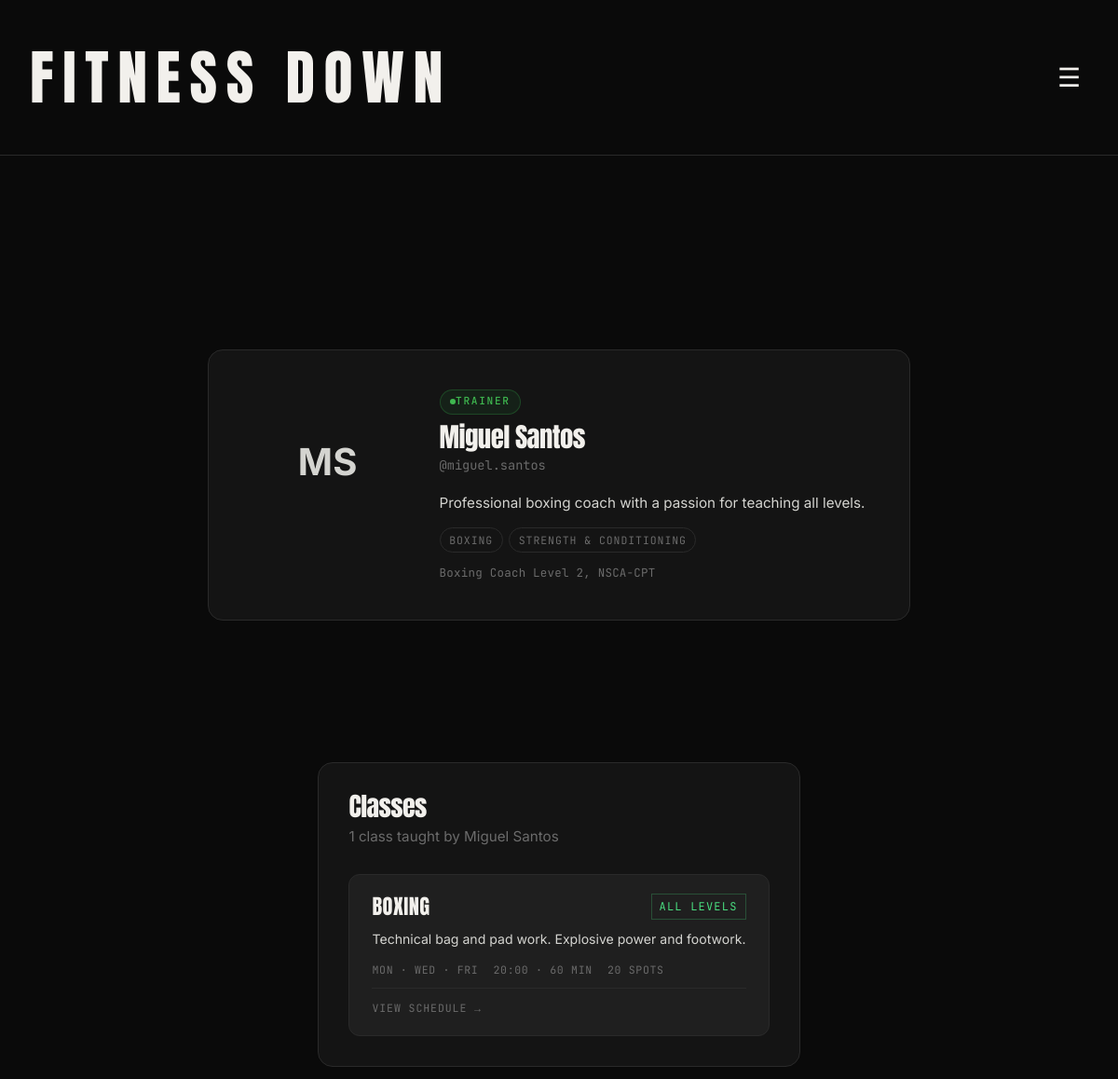
The page /trainer.php?id=4 (upper part) on the database as committed earlier.
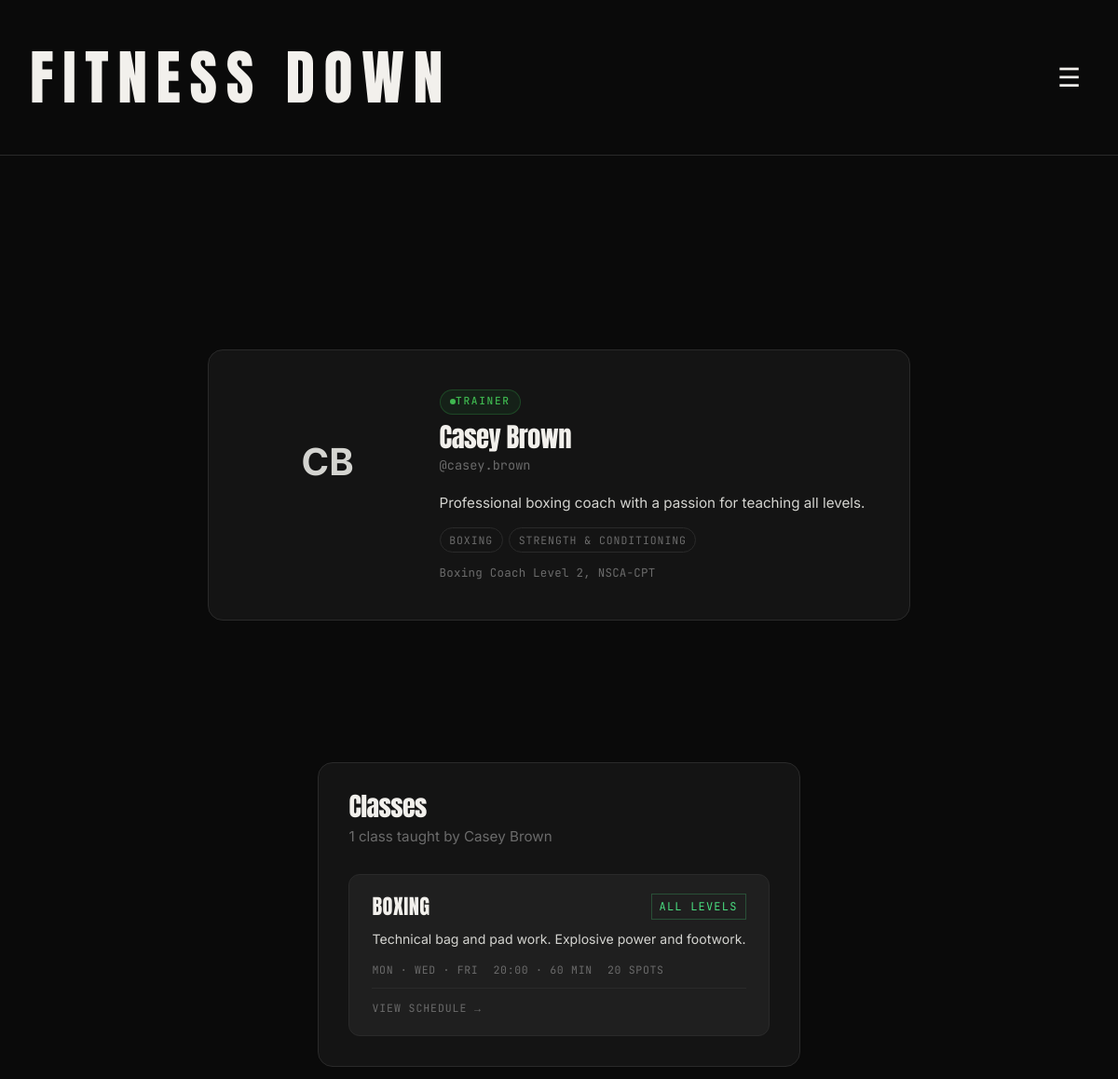
The same page on the database as committed later.
### tables this page shows
CREATE TABLE users (
    id INTEGER PRIMARY KEY AUTOINCREMENT,
    name TEXT NOT NULL,
    email TEXT NOT NULL UNIQUE,
    username TEXT NOT NULL UNIQUE,
    password_hash TEXT NOT NULL,
    profile_photo TEXT,
    role TEXT NOT NULL CHECK (role IN ('member', 'trainer', 'admin')),
    created_at TEXT NOT NULL DEFAULT CURRENT_TIMESTAMP,
    is_active INTEGER NOT NULL DEFAULT 1
);

### includes/helper.php (called while the page is built, shortened)
<?php
function e(string $val): string {
    return htmlspecialchars($val, ENT_QUOTES | ENT_SUBSTITUTE, 'UTF-8');
}

### trainer.php (the view, shortened to what the changed rows need)
<?php
$trainer_id = isset($_GET['id']) ? (int)$_GET['id'] : 0;
$pdo = get_db();
$stmt = $pdo->prepare("
    SELECT id, name, username, profile_photo, role, is_active
    FROM users
    WHERE id = ? AND role = 'trainer' AND is_active = 1
");
$stmt->execute([$trainer_id]);
$trainer = $stmt->fetch();
$stmt = $pdo->prepare("SELECT bio, specializations, certifications FROM trainer_profiles WHERE user_id = ?");
$stmt->execute([$trainer_id]);
$profile = $stmt->fetch() ?: ['bio' => null, 'specializations' => null, 'certifications' => null];
$stmt = $pdo->prepare("
    SELECT c.id, c.name, c.description, c.difficulty, c.duration_minutes, c.capacity
    FROM classes c
    WHERE c.trainer_id = ? AND c.is_active = 1
    ORDER BY c.name
");
$stmt->execute([$trainer_id]);
$classes = $stmt->fetchAll();
$initials = implode('', array_map(
    fn($p) => strtoupper($p[0] ?? ''),
    array_filter(explode(' ', $trainer['name']))
)) ?: 'T';
include __DIR__ . '/includes/header.php';
?>
<main class="trainer-public">
    <section class="tp-hero">
        <div class="tp-card">
            <div class="profile-avatar">
                <?php if ($trainer['profile_photo']): ?>
                    <img src="<?= e($trainer['profile_photo']) ?>" alt="<?= e($trainer['name']) ?>">
                <?php else: ?>
                    <span><?= e($initials) ?></span>
                <?php endif; ?>
            </div>
            <div class="tp-card__body">
                <span class="profile-role-badge profile-role-badge--trainer">Trainer</span>
                <h1 class="tp-card__name"><?= e($trainer['name']) ?></h1>
                <p class="tp-card__username">@<?= e($trainer['username']) ?></p>
                <?php if (!empty($profile['bio'])): ?>
                    <p class="tp-bio"><?= e($profile['bio']) ?></p>
                <?php endif; ?>
                <?php if (!empty($profile['specializations'])): ?>
                    <div class="tp-tags">
                        <?php foreach (array_map('trim', explode(',', $profile['specializations'])) as $tag): ?>
                            <?php if ($tag): ?>
                                <span class="tp-tag"><?= e($tag) ?></span>
                            <?php endif; ?>
                        <?php endforeach; ?>
                    </div>
                <?php endif; ?>
                <?php if (!empty($profile['certifications'])): ?>
                    <p class="tp-certs"><?= e($profile['certifications']) ?></p>
                <?php endif; ?>
            </div>
        </div>
    </section>
    <section class="tp-classes">
        <header class="tp-classes__header">
            <h2>Classes</h2>
            <p><?= count($classes) ?> class<?= count($classes) !== 1 ? 'es' : '' ?> taught by <?= e($trainer['name']) ?></p>
        </header>
    </section>
</main>
<?php include __DIR__ . '/includes/footer.php'; ?>

Rows that differ between the two databases and show on the page:
changed users: name "MS" → "CB"; name "Miguel Santos" → "Casey Brown"; username "miguel.santos" → "casey.brown"
